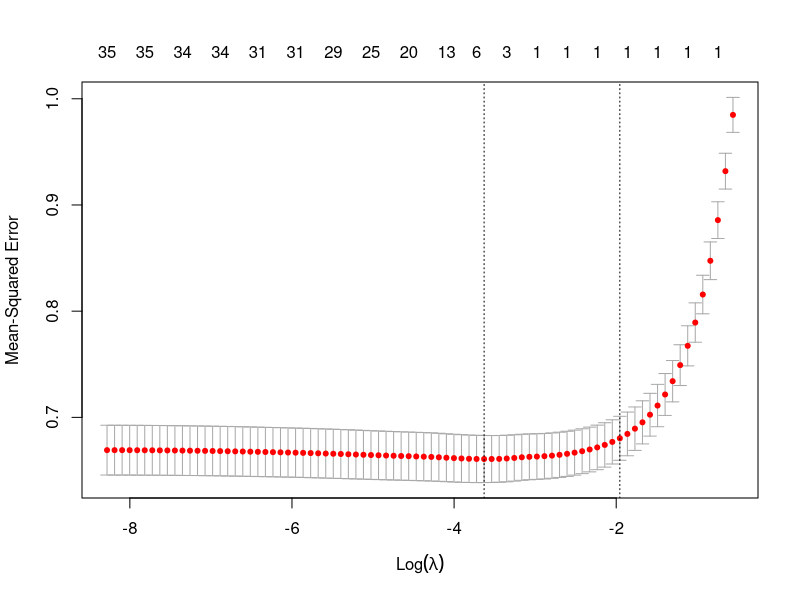

Source code (R):
## ---- chunk 1
#CHUNK 1
# Load data 
AutoClaim <- read.csv("AutoClaim.csv")

#Only use cases where the target variable is positive
data.AC <- AutoClaim[AutoClaim$CLM_AMT5 > 0,]
names(data.AC)

#Remove variables we will not use as predictors
data.AC$POLICYNO <- NULL
data.AC$PLCYDATE <- NULL
data.AC$CLM_FREQ5 <- NULL
data.AC$IN_YY <- NULL
data.AC$CLM_FLAG <- NULL
data.AC$CLM_AMT <- NULL

summary(data.AC)
names(data.AC)
## ---- chunk 2
#CHUNK 2

cc <- complete.cases(data.AC)
sum(cc)
data.AC <- data.AC[cc,]
summary(data.AC)
## ---- chunk 3
# CHUNK 3

library(caret)
set.seed(1000)
training.indices <- createDataPartition(data.AC$CLM_AMT5, p = 0.8, list = FALSE)
data.AC.train <- data.AC[training.indices, ] 
data.AC.test <- data.AC[-training.indices, ]


## ---- chunk 4
#CHUNK 4
library(glmnet)
# Fit a Gaussian regression model for the log of the claim amounts. Note that glmnet does not allow for link functions. So this is not the same as GLM to predict claims using exponentiation of the linear predictor (log link).

# Default values are mostly used. Enter ?cv.glment in the Console to see the defaults. 
set.seed(42)
f <- as.formula(paste("CLM_AMT5~", paste(colnames(data.AC)[-1], collapse = "+")))
X <- model.matrix(f, data.AC.train)

m <- cv.glmnet(x = X, 
               y = log(data.AC.train$CLM_AMT5),
               family = "gaussian",
               alpha = 1,
               nfolds = 10)

## ---- chunk 5
#CHUNK 5
plot(m)

## ---- chunk 6
# CHUNK 6

m.best <- glmnet(x = X, 
                 y = log(data.AC.train$CLM_AMT5),
                 family = "gaussian", 
                 lambda = m$lambda.min,
                 alpha = 1)

X.test <- model.matrix(f, data.AC.test)
m.best.predict <- predict(m.best, newx = X.test)

mse <- sum((m.best.predict - log(data.AC.test$CLM_AMT5))^2)/nrow(data.AC.test)
mse

## ---- chunk 7
#CHUNK 7
#Run a for loop to determine lambda for five alpha values
lambda.best <- NULL
mse.best <- NULL
mse.test <- NULL
for (i in 0:4){
  alpha <- i/4
  set.seed(42) #We reset the seed each time so each CV uses the same partitions
  m <- cv.glmnet(x = X, 
            y = log(data.AC.train$CLM_AMT5),
            family = "gaussian",
            alpha = alpha)
  m.best <- glmnet(x = X, 
            y = log(data.AC.train$CLM_AMT5),
            family = "gaussian", lambda = m$lambda.min,
            alpha = alpha)
  m.best.predict <- predict(m.best, newx=X)
  mse <- sum((m.best.predict - log(data.AC.train$CLM_AMT5))^2)/nrow(data.AC.train)
  lambda.best <- cbind(lambda.best,m$lambda.min)
  mse.best <- cbind(mse.best,mse)
  m.best.predict <- predict(m.best, newx=X.test)
  mse <- sum((m.best.predict - log(data.AC.test$CLM_AMT5))^2)/nrow(data.AC.test)
  mse.test <- cbind(mse.test,mse)
}
lambda.best
mse.best
mse.test
